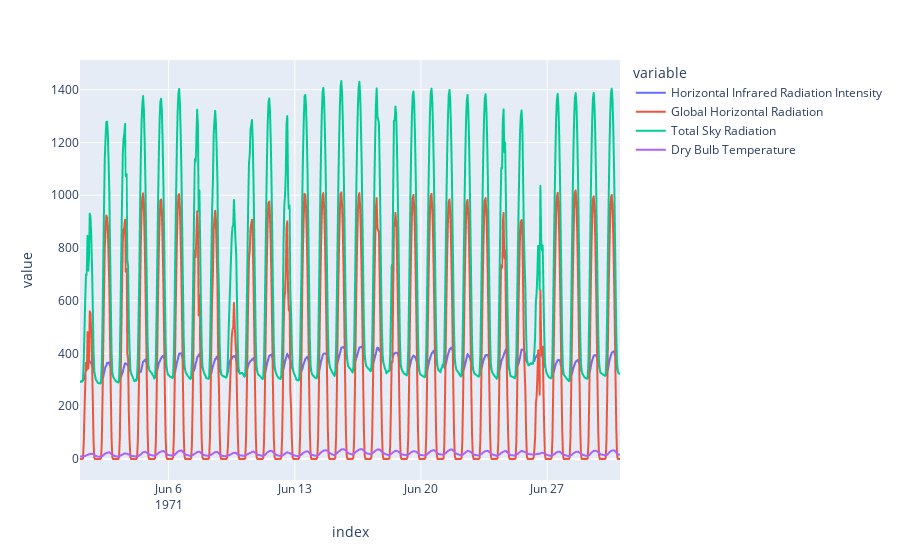

Notebook source saved alongside this figure:
### Code cell
data["Total Sky Radiation"] = data["Horizontal Infrared Radiation Intensity"] + data["Global Horizontal Radiation"]

fig = px.line(data, x = data.index, y = [
    "Horizontal Infrared Radiation Intensity",
    "Global Horizontal Radiation",
    "Total Sky Radiation",
    "Dry Bulb Temperature",
    ])
fig.show()

### Figure 1 — Plotly figure (JSON) as saved in the notebook; plotly's stock layout.template omitted (floating-point values rounded to 4 significant figures; data arrays with more than 128 entries replaced by an {"elided": "..."} marker saying what was removed)
{"data": [{"hovertemplate": "variable=Horizontal Infrared Radiation Intensity<br>index=%{x}<br>value=%{y}<extra></extra>", "legendgroup": "Horizontal Infrared Radiation Intensity", "line": {"color": "#636efa", "dash": "solid"}, "marker": {"symbol": "circle"}, "mode": "lines", "name": "Horizontal Infrared Radiation Intensity", "showlegend": true, "type": "scattergl", "x": {"elided": "720 str values"}, "xaxis": "x", "y": {"elided": "720 int values"}, "yaxis": "y"}, {"hovertemplate": "variable=Global Horizontal Radiation<br>index=%{x}<br>value=%{y}<extra></extra>", "legendgroup": "Global Horizontal Radiation", "line": {"color": "#EF553B", "dash": "solid"}, "marker": {"symbol": "circle"}, "mode": "lines", "name": "Global Horizontal Radiation", "showlegend": true, "type": "scattergl", "x": {"elided": "720 str values"}, "xaxis": "x", "y": {"elided": "720 int values"}, "yaxis": "y"}, {"hovertemplate": "variable=Total Sky Radiation<br>index=%{x}<br>value=%{y}<extra></extra>", "legendgroup": "Total Sky Radiation", "line": {"color": "#00cc96", "dash": "solid"}, "marker": {"symbol": "circle"}, "mode": "lines", "name": "Total Sky Radiation", "showlegend": true, "type": "scattergl", "x": {"elided": "720 str values"}, "xaxis": "x", "y": {"elided": "720 int values"}, "yaxis": "y"}, {"hovertemplate": "variable=Dry Bulb Temperature<br>index=%{x}<br>value=%{y}<extra></extra>", "legendgroup": "Dry Bulb Temperature", "line": {"color": "#ab63fa", "dash": "solid"}, "marker": {"symbol": "circle"}, "mode": "lines", "name": "Dry Bulb Temperature", "showlegend": true, "type": "scattergl", "x": {"elided": "720 str values"}, "xaxis": "x", "y": {"elided": "720 float values"}, "yaxis": "y"}], "layout": {"legend": {"title": {"text": "variable"}, "tracegroupgap": 0}, "margin": {"t": 60}, "xaxis": {"anchor": "y", "domain": [0, 1], "title": {"text": "index"}}, "yaxis": {"anchor": "x", "domain": [0, 1], "title": {"text": "value"}}}}
